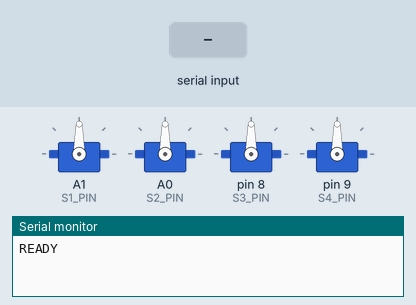
A sketch run on a simulated Arduino Uno, built with avr-gcc and run on an emulated ATmega328P. Parts: 4 × servo, the last lines printed to the serial monitor. Inputs (shaded band) come from the test bench.

Above: at 1.2 s.
1.3 s: "S2:\n" received over Serial
At 3.1 s:
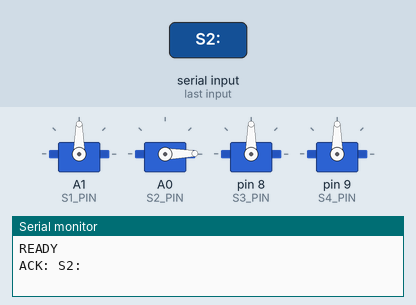
3.5 s: "PAUSE\n" received over Serial
At 4.7 s:
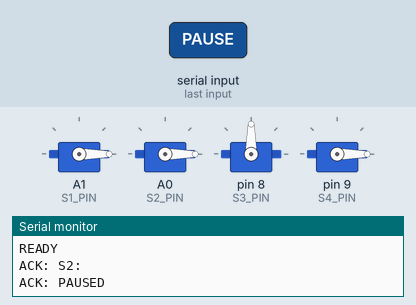
5.0 s: "RESUME\n" received over Serial
6.5 s: "CLOSE\n" received over Serial
At 8.3 s:
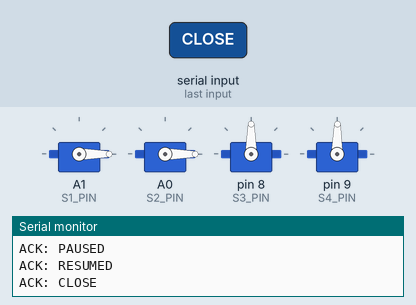
8.7 s: "OPEN\n" received over Serial
10.7 s: "S3:,45\n" received over Serial
At 12.7 s:
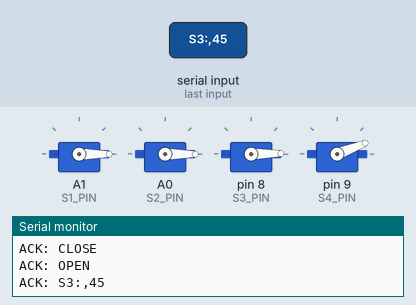
Timing chart, 0 to 13.9 s (numbered marks = the images above; inputs shaded):
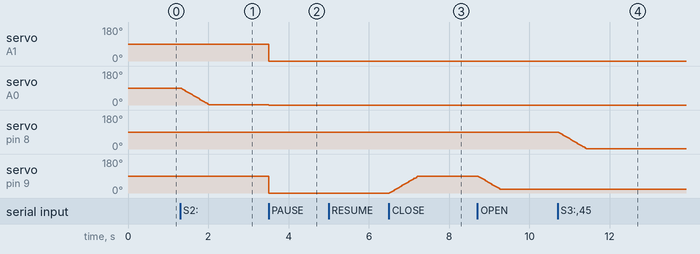

Measured:
- after the input at 1.3 s, servo on A0 (S2_PIN): moves from 90° to 1° over 0.71 s, starting at once
- after the input at 3.5 s, servo on A1 (S1_PIN), servo on pin 9 (S4_PIN): 90° → 0° at once; servo on A0 (S2_PIN): 1° → 0° at once
- after the input at 6.5 s, servo on pin 9 (S4_PIN): moves from 0° to 89° over 0.71 s, starting at once
- after the input at 10.7 s, servo on pin 8 (S3_PIN): moves from 90° to 1° over 0.71 s, starting at once

The sketch:

Robot_Test_Code.ino
```cpp
//
//#include <Servo.h>
//
//// Servos
//Servo s1; // Base
//Servo s2; // Left joint
//Servo s3; // Right joint
//Servo s4; // Claw
//
//// Correct pins from your documentation
//#define S1_PIN A1   // Base
//#define S2_PIN A0   // Left
//#define S3_PIN 8    // Right
//#define S4_PIN 9    // Claw
//
//#define STEP_DELAY 25
//#define PAUSE_DELAY 500
//
//void sweepServo(Servo &servo, const char* name) {
//  Serial.println("=====================================");
//  Serial.print("STARTING TEST FOR: ");
//  Serial.println(name);
//  Serial.println("=====================================");
//
//  Serial.println("[Sweep Forward 0 → 180]");
//  for (int pos = 0; pos <= 180; pos++) {
//    servo.write(pos);
//    Serial.print(name);
//    Serial.print(" angle: ");
//    Serial.println(pos);
//    delay(STEP_DELAY);
//  }
//
//  delay(PAUSE_DELAY);
//
//  Serial.println("[Sweep Backward 180 → 0]");
//  for (int pos = 180; pos >= 0; pos--) {
//    servo.write(pos);
//    Serial.print(name);
//    Serial.print(" angle: ");
//    Serial.println(pos);
//    delay(STEP_DELAY);
//  }
//
//  Serial.print("FINISHED TEST FOR: ");
//  Serial.println(name);
//  Serial.println();
//  delay(PAUSE_DELAY);
//}
//
//void setup() {
//  Serial.begin(9600);
//  Serial.println("=== ROBOT ARM SLOW-MOTION SERVO TEST ===");
//  Serial.println("Initializing servos...");
//  Serial.println();
//
//  s1.attach(S1_PIN);
//  s2.attach(S2_PIN);
//  s3.attach(S3_PIN);
//  s4.attach(S4_PIN);
//
//  delay(1000);
//  Serial.println("Servos initialized. Beginning slow test...\n");
//}
//
//void loop() {
//  sweepServo(s1, "Base Servo (S1, A1)");
//  sweepServo(s2, "Left Servo (S2, A0)");
//  sweepServo(s3, "Right Servo (S3, D8)");
//  sweepServo(s4, "Claw Servo (S4, D9)");
//
//  Serial.println("=== ALL SERVOS TESTED — RESTARTING ===\n");
//  delay(2000);
//}

//
//#include <Servo.h>
//
//// Servos
//Servo s1; // Base
//Servo s2; // Left joint
//Servo s3; // Right joint
//Servo s4; // Claw
//
//// Correct pins from documentation
//#define S1_PIN A1   // Base
//#define S2_PIN A0   // Left
//#define S3_PIN 8    // Right
//#define S4_PIN 9    // Claw
//
//void setup() {
//  Serial.begin(9600);
//  delay(1000);
//
//  Serial.println("Initializing servos...");
//
//  s1.attach(S1_PIN);
//  s2.attach(S2_PIN);
//  s3.attach(S3_PIN);
//  s4.attach(S4_PIN);
//
//  delay(500);
//
//  Serial.println("Setting ALL servos to 0 degrees...");
//
//  s1.write(0);   // Base (reccomended from 0 to 180)
//  s2.write(0);   // Left controls how high the hand is (reccomended depending on how far back or front the elbow is)
//  s3.write(180);   // Right controls the elbow angle (reccomended from 45 to 180)
//  s4.write(0);   // Claw (reccomended from 0 to 100 ish otherwise it gets too strained)
//
//  Serial.println("Done. All servos set to 0°.");
//}
//
//void loop() {
//  // Nothing else to do
//}
```

MC_ESP.ino
```cpp
#include <Servo.h>

Servo s1, s2, s3, s4;

// Correct pins
#define S1_PIN A1
#define S2_PIN A0
#define S3_PIN 8
#define S4_PIN 9

// Store current angles
int a1 = 0;
int a2 = 90;
int a3 = 90;
int a4 = 0;

// NEW: paused state flag
bool paused = false;

// Smooth movement function
void moveSlow(Servo &servo, int &current, int target, int stepDelay = 8) {
  int step = (target > current) ? 1 : -1;

  for (int pos = current; pos != target; pos += step) {

    if (paused) {
      current = pos;      // save last actual position
      return;             // exit early → FREEZE in place
    }

    servo.write(pos);
    delay(stepDelay);
  }

  current = target;
}

void setup() {
  Serial.begin(115200);

  s1.attach(S1_PIN);
  s2.attach(S2_PIN);
  s3.attach(S3_PIN);
  s4.attach(S4_PIN);

  Serial.println("READY");
}

void loop() {

  if (Serial.available()) {

    String cmd = Serial.readStringUntil('\n');
    cmd.trim();

    // ----------------------------
    // NEW: Pause / Resume Commands
    // ----------------------------
    if (cmd == "PAUSE") {
      paused = true;

      // HARD FREEZE RIGHT NOW
      s1.write(a1);
      s2.write(a2);
      s3.write(a3);
      s4.write(a4);

      // OPTIONAL: uncomment for absolute immediate mechanical halt
      s1.detach();
      s2.detach();
      s3.detach();
      s4.detach();

      Serial.println("ACK: PAUSED");
      return;
    }

    if (cmd == "RESUME") {
      paused = false;
        s1.attach(S1_PIN);
        s2.attach(S2_PIN);
        s3.attach(S3_PIN);
        s4.attach(S4_PIN);
      Serial.println("ACK: RESUMED");
      return;
    }

    // If paused → ignore all movement commands
    if (paused) {
      Serial.println("ACK: IGNORED (PAUSED)");
      return;
    }

    // ----------------------------
    // Existing Servo Commands
    // ----------------------------

    // Servo commands with SLOW motion
    if (cmd.startsWith("S1:")) {
      int t = cmd.substring(3).toInt();
      moveSlow(s1, a1, t);
    }

    else if (cmd.startsWith("S2:")) {
      int t = cmd.substring(3).toInt();
      moveSlow(s2, a2, t);
    }

    else if (cmd.startsWith("S3:")) {
      int t = cmd.substring(3).toInt();
      moveSlow(s3, a3, t);
    }

    else if (cmd.startsWith("S4:")) {
      int t = cmd.substring(3).toInt();
      moveSlow(s4, a4, t);
    }

    // Claw presets
    else if (cmd == "OPEN")  moveSlow(s4, a4, 20);
    else if (cmd == "CLOSE") moveSlow(s4, a4, 90);

    // Safe pose (slow)
    else if (cmd == "SAFE") {
      moveSlow(s1, a1, 0);
      moveSlow(s2, a2, 90);
      moveSlow(s3, a3, 90);
      moveSlow(s4, a4, 0);
    }

    Serial.print("ACK: ");
    Serial.println(cmd);
  }
}
```
